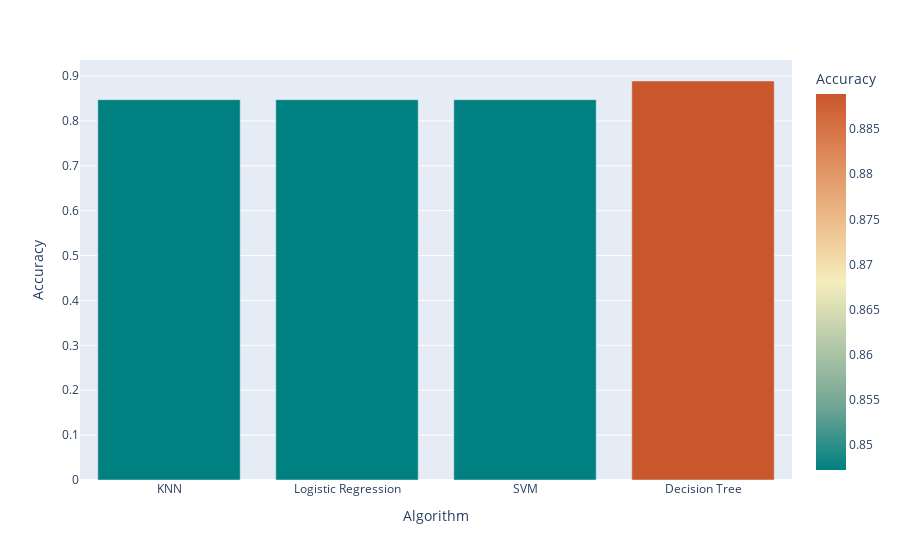

Source (notebook cell):
### Code cell
figure = px.bar(algorithms_df, x='Algorithm', y='Accuracy', color='Accuracy', color_continuous_scale= 'geyser')

figure.show()

### Figure 1 — Plotly figure (JSON) as saved in the notebook; plotly's stock layout.template omitted (floating-point values rounded to 4 significant figures)
{"data": [{"alignmentgroup": "True", "hovertemplate": "Algorithm=%{x}<br>Accuracy=%{marker.color}<extra></extra>", "legendgroup": "", "marker": {"color": [0.8472, 0.8472, 0.8472, 0.8889], "coloraxis": "coloraxis", "pattern": {"shape": ""}}, "name": "", "offsetgroup": "", "orientation": "v", "showlegend": false, "textposition": "auto", "type": "bar", "x": ["KNN", "Logistic Regression", "SVM", "Decision Tree"], "xaxis": "x", "y": [0.8472, 0.8472, 0.8472, 0.8889], "yaxis": "y"}], "layout": {"autosize": true, "barmode": "relative", "coloraxis": {"colorbar": {"title": {"text": "Accuracy"}}, "colorscale": [[0, "rgb(0, 128, 128)"], [0.1667, "rgb(112, 164, 148)"], [0.3333, "rgb(180, 200, 168)"], [0.5, "rgb(246, 237, 189)"], [0.6667, "rgb(237, 187, 138)"], [0.8333, "rgb(222, 138, 90)"], [1, "rgb(202, 86, 44)"]]}, "legend": {"tracegroupgap": 0}, "margin": {"t": 60}, "xaxis": {"anchor": "y", "autorange": true, "domain": [0, 1], "range": [-0.5, 3.5], "title": {"text": "Algorithm"}, "type": "category"}, "yaxis": {"anchor": "x", "autorange": true, "domain": [0, 1], "range": [0, 0.9357], "title": {"text": "Accuracy"}, "type": "linear"}}}
